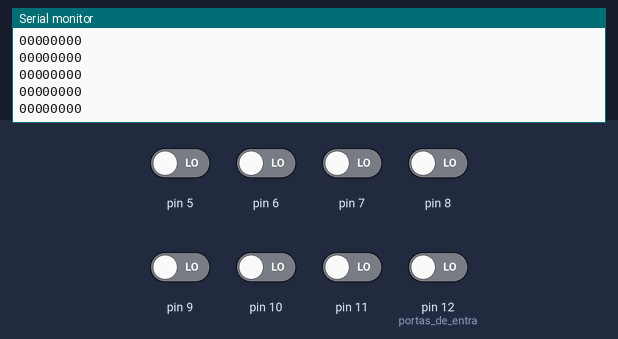
A sketch run on a simulated Arduino Uno, built with avr-gcc and run on an emulated ATmega328P. On the bench: the last lines printed to the serial monitor. The inputs (shaded band) are chosen by the test bench; at power-on: pin 5–11, pin 12 (portas_de_entra) LOW.

Above: at 1.2 s.
1.3 s: pin 5 driven HIGH
At 1.32 s:
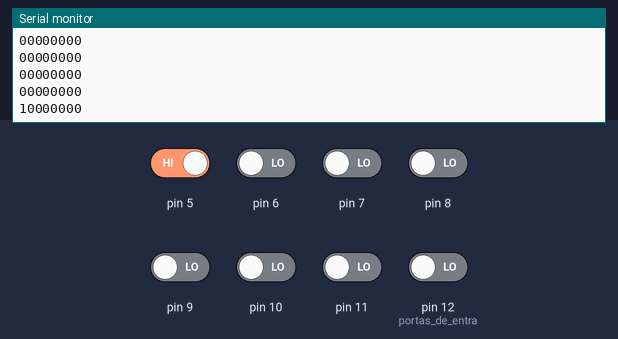
2.8 s: pin 6 driven HIGH
At 2.84 s:
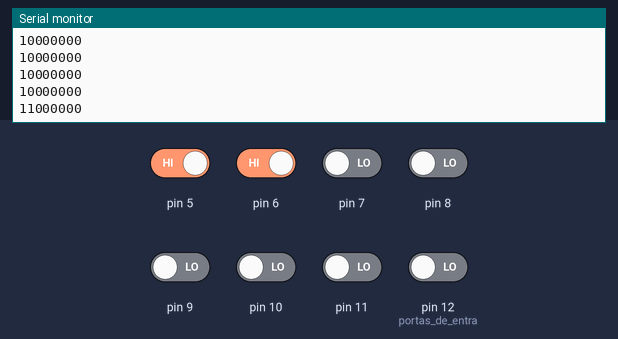
4.3 s: pin 7 driven HIGH
At 4.35 s:
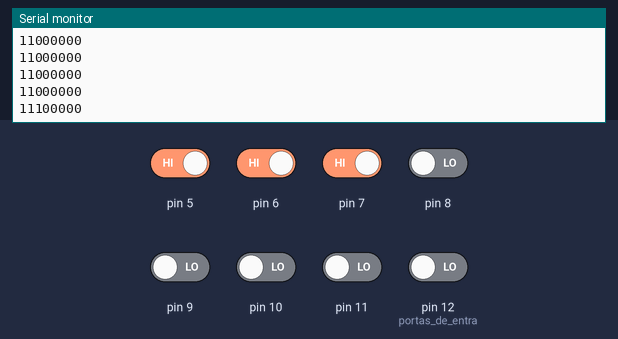
5.8 s: pin 8 driven HIGH
At 5.87 s:
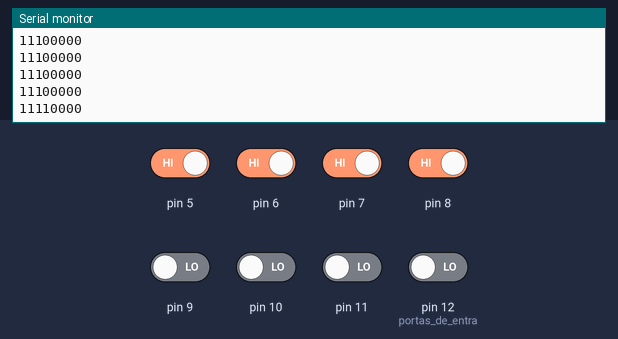
7.3 s: pin 9 driven HIGH
At 7.39 s:
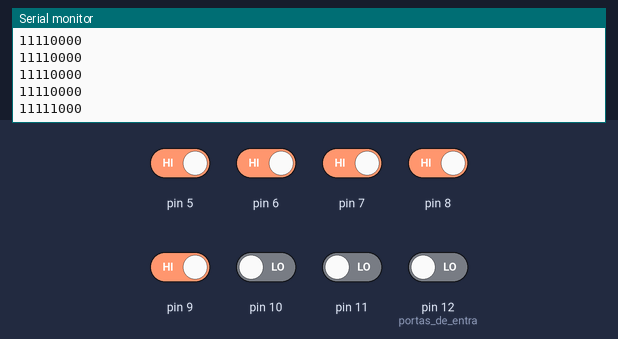
8.8 s: pin 10 driven HIGH
At 8.9 s:
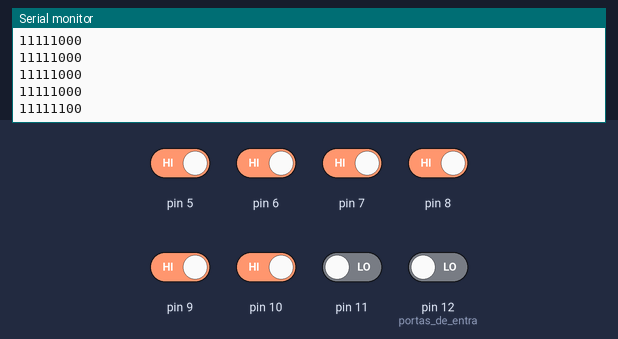
Timing chart, 0 to 11.3 s (numbered marks = the images above; inputs shaded):
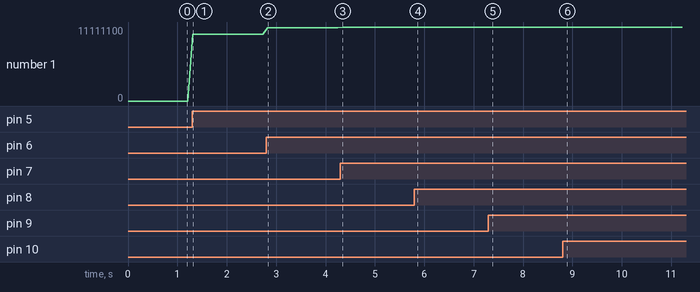

Measured:
- after the input at 1.3 s, the serial monitor: prints a new line at once (image 1)
- after the input at 2.8 s, the serial monitor: prints a new line at once (image 2)
- after the input at 4.3 s, the serial monitor: prints a new line after 0.05 s (image 3)
- after the input at 5.8 s, the serial monitor: prints a new line after 0.07 s (image 4)
- after the input at 7.3 s, the serial monitor: prints a new line after 0.08 s (image 5)
- after the input at 8.8 s, the serial monitor: prints a new line after 0.10 s (image 6)
- plotted number 1: 0 → 10000000 after the input at 1.3 s, 10000000 → 11000000 after the input at 2.8 s, 11000000 → 11100000 after the input at 4.3 s, 11100000 → 11110000 after the input at 5.8 s, 11110000 → 11111000 after the input at 7.3 s

The sketch:

Codigo_Arduino.ino
```cpp
String limpa;
void setup() {
  pinMode(12, INPUT); // portas de entra
  pinMode(11, INPUT);
  pinMode(10, INPUT);
  pinMode(9, INPUT);
  pinMode(8, INPUT);
  pinMode(7, INPUT);
  pinMode(6, INPUT);
  pinMode(5, INPUT);
  Serial.begin(9600); // velocidade da porta serial
}

void loop() {
limpa = ""; // limpa a string tmp a cada leitura do conversor ad
for(int i=5; i<=12; i++){
  limpa =  String(limpa + digitalRead(i)); // faz a concatenação dos valores lidos nos pinos digitais
 }
Serial.println(limpa); // envia a string com os valores do ad pela serial
delay(100); // espera 100 milisegundos por conta do delay de envio da porta serial
}
```
